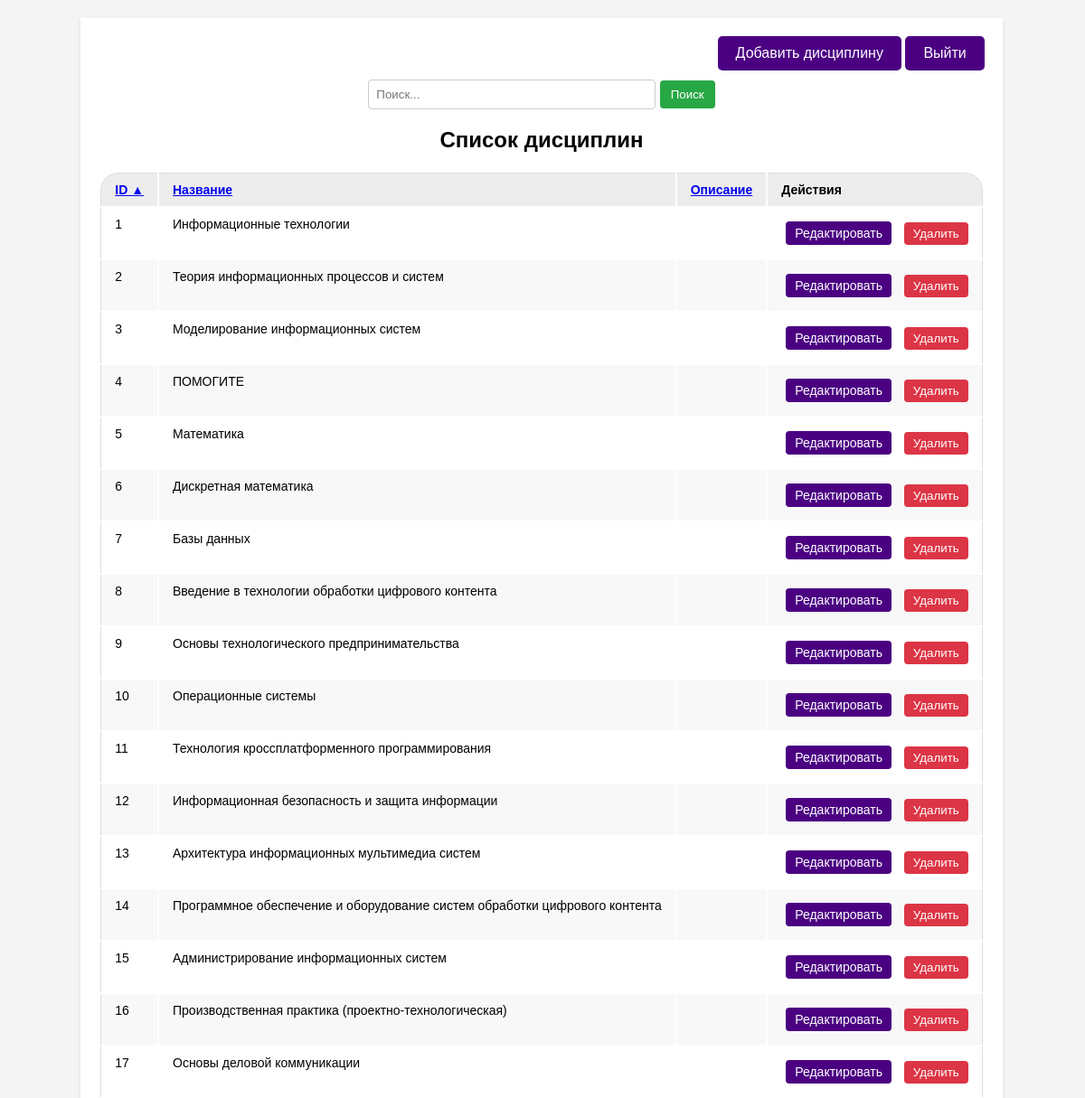
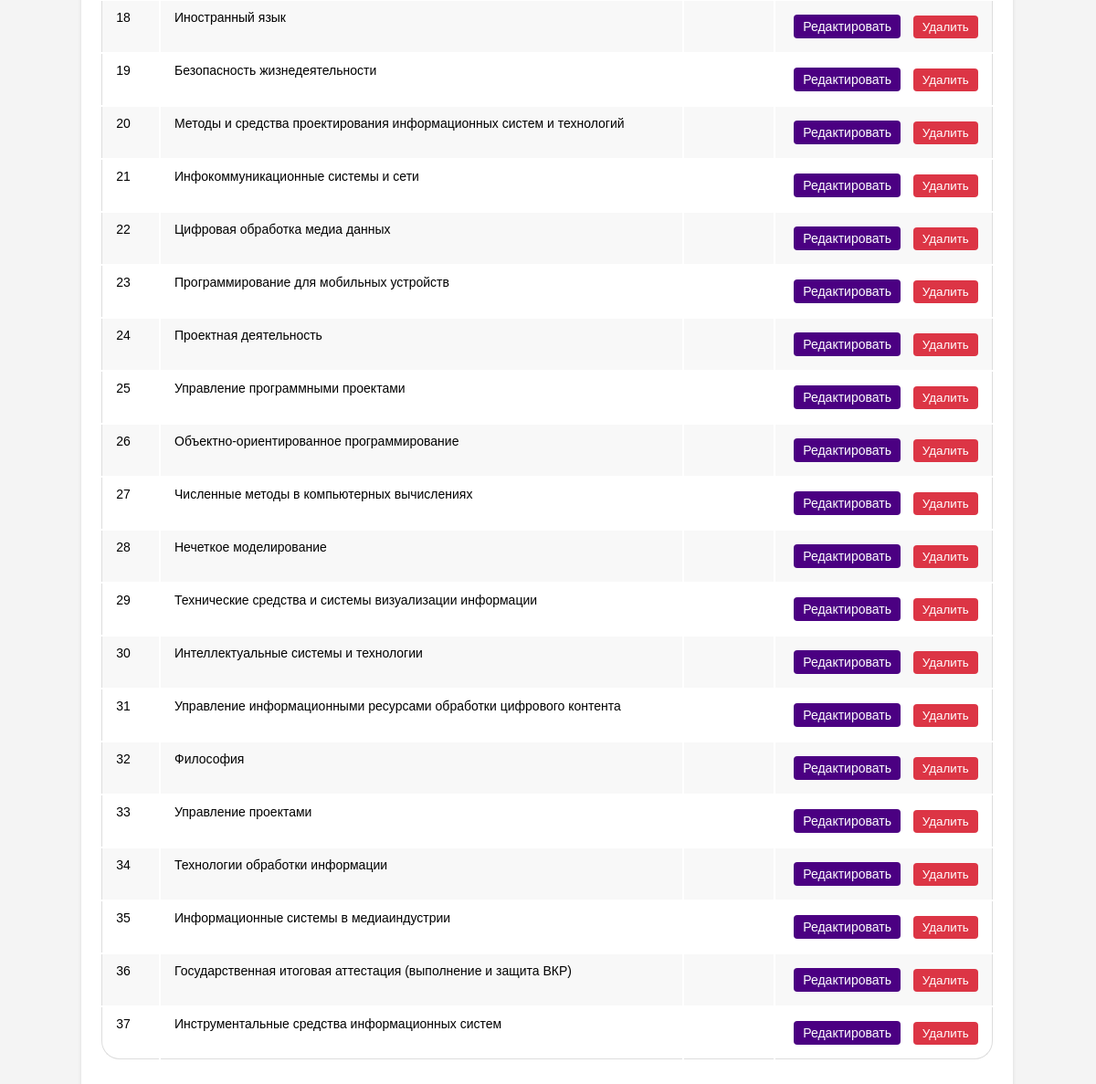
The page /disciplines.php (signed in) on the database its author committed (2 pictures, top to bottom).
### tables this page shows
CREATE TABLE `disciplines` (
  `id` int NOT NULL,
  `name` varchar(255) NOT NULL,
  `description` text
);

### public/backend/disciplines.php (called while the page is built, shortened)
<?php
require_once "backend/db.php";
$search = isset($_GET['search']) ? trim($_GET['search']) : '';
$search = str_replace('*', '%', $search);
$sort = isset($_GET['sort']) ? trim($_GET['sort']) : 'id';
$order = isset($_GET['order']) ? trim($_GET['order']) : 'asc';
try {
    $sql = "SELECT * FROM disciplines";
    $sql .= " ORDER BY $sort $order";
    $stmt = $pdo->prepare($sql);
    $stmt->execute();
    $disciplines = $stmt->fetchAll();
} catch (PDOException $e) {
    echo "Ошибка получения данных: " . $e->getMessage();
    exit();
}
$column_names = [
    'id' => 'ID',
    'name' => 'Название',
    'description' => 'Описание'
];
?>

### public/disciplines.php (the view, shortened to what this page needs)
<?php require_once "backend/disciplines.php"; ?>
<!DOCTYPE html>
<html lang="ru">
<head>
    <link rel="stylesheet" href="style/index.css">
    <link rel="stylesheet" href="style/table.css">
</head>
<body>
    <div class="container">
        <div class="button-container">
            <button class="menu-button" onclick="document.location='create_discipline.php'">Добавить дисциплину</button>
            <button class="menu-button" onclick="document.location='index.php'">Выйти</button>
        </div>
        <div class="search-form">
            <form action="disciplines.php" method="GET">
                <input type="text" name="search" class="search-input" placeholder="Поиск..." value="<?php echo htmlspecialchars($search); ?>">
                <button type="submit" class="search-button">Поиск</button>
            </form>
        </div>
        <h2>Список дисциплин</h2>
        <table class="employee-table">
            <thead>
                <tr>
                    <?php if ($disciplines): ?>
                        <?php
                         $columns = array_keys($disciplines[0]);
                         foreach ($columns as $column): ?>
                            <th>
                                <a href="?sort=<?php echo $column; ?>&order=<?php echo ($sort == $column && $order == 'asc') ? 'desc' : 'asc'; ?>">
                                    <?php echo htmlspecialchars(isset($column_names[$column]) ? $column_names[$column] : $column); ?>
                                    <?php
                                        if ($sort == $column) {
                                            echo ($order == 'asc') ? ' ▲' : ' ▼';
                                        }
                                    ?>
                                </a>
                            </th>
                        <?php endforeach; ?>
                        <?php if (isset($_SESSION['access']) && ($_SESSION['access'] == 'superadmin' || $_SESSION['access'] == 'admin' || $_SESSION['access'] == 'employee')): ?>
                            <th>Действия</th>
                        <?php endif; ?>
                    <?php endif; ?>
                </tr>
            </thead>
            <tbody>
                    <?php if ($disciplines): ?>
                        <?php foreach ($disciplines as $discipline): ?>
                            <tr>
                                <?php foreach ($discipline as $value): ?>
                                    <td><?php echo htmlspecialchars($value); ?></td>
                                <?php endforeach; ?>
                                <?php if (isset($_SESSION['access']) && ($_SESSION['access'] == 'superadmin' || $_SESSION['access'] == 'admin' || $_SESSION['access'] == 'employee')): ?>
                                <td>
                                    <a href="edit_discipline.php?id=<?php echo $discipline['id']; ?>" class="edit-button">Редактировать</a>
                                    <button class="delete-button" onclick="deleteDisciplines(<?php echo $discipline['id']; ?>)">Удалить</button>
                                </td>
                                <?php endif; ?>
                            </tr>
                        <?php endforeach; ?>
                    <?php else: ?>
                        <tr><td colspan="100%">Нет данных.</td></tr>
                    <?php endif; ?>
                </tbody>
        </table>
    </div>
</body>
</html>

### public/style/index.css (style rules this page uses)
body { font-family: sans-serif; margin: 0; padding: 0; background-color: #f4f4f4; display: flex; justify-content: center; min-height: 100vh; }
.container { background-color: #fff; padding: 20px; border-radius: 8; box-shadow: 0 2px 4px rgba(0, 0, 0, 0.1); width: auto; max-width: 1800px; margin: 20px auto; text-align: center; right: 1px; position: relative; z-index: 1; min-width: 70%; }
.menu-button { background-color: #4B0082 ; color: white; padding: 10px 20px; border: none; cursor: pointer; font-size: 16px; border-radius: 5px; }
.edit-button { background-color: #4B0082; color: white; margin: 5px; border: none; padding: 5px 10px; border-radius: 4px; cursor: pointer; margin-right: 5px; text-decoration: none; display: inline-block; }
.delete-button { background-color: #dc3545; color: white; border: none; padding: 5px 10px; border-radius: 4px; cursor: pointer; margin-left: 5px; }
.button-container { text-align: right; margin-bottom: 10px; }
.employee-table { margin: auto; width: auto; border-collapse: collapse; margin-bottom: 20px; }
.employee-table th, .employee-table td { border: 1px solid #ddd; padding: 8px; text-align: left; }
.employee-table th { background-color: #f2f2f2; }
.search-form { text-align: center; margin-bottom: 20px; }
.search-input { padding: 8px; border: 1px solid #ccc; border-radius: 4px; width: 300px; }
.search-button { padding: 8px 12px; background-color: #28a745; color: white; border: none; border-radius: 4px; cursor: pointer; }

### public/style/table.css (style rules this page uses)
.employee-table { width: 100%; border: none; margin-bottom: 20px; border-collapse: separate; }
.employee-table thead th { font-weight: bold; text-align: left; border: none; padding: 10px 15px; background: #EDEDED; font-size: 14px; border-top: 1px solid #ddd; }
.employee-table tr th:first-child, .employee-table tr td:first-child { border-left: 1px solid #ddd; }
.employee-table tr th:last-child, .employee-table tr td:last-child { border-right: 1px solid #ddd; }
.employee-table thead tr th:first-child { border-radius: 20px 0 0 0; }
.employee-table thead tr th:last-child { border-radius: 0 20px 0 0; }
.employee-table tbody td { text-align: left; border: none; padding: 10px 15px; font-size: 14px; vertical-align: top; }
.employee-table tbody tr:nth-child(even) { background: #F8F8F8; }
.employee-table tbody tr:last-child td { border-bottom: 1px solid #ddd; }
.employee-table tbody tr:last-child td:first-child { border-radius: 0 0 0 20px; }
.employee-table tbody tr:last-child td:last-child { border-radius: 0 0 20px 0; }

### rows shown on the page
disciplines: id "1", name "Информационные технологии"
disciplines: id "2", name "Теория информационных процессов и систем"
disciplines: id "3", name "Моделирование информационных систем"
disciplines: id "4", name "ПОМОГИТЕ"
disciplines: id "5", name "Математика"
disciplines: id "6", name "Дискретная математика"
disciplines: id "7", name "Базы данных"
disciplines: id "8", name "Введение в технологии обработки цифрового контента"
disciplines: id "9", name "Основы технологического предпринимательства"
disciplines: id "10", name "Операционные системы"
disciplines: id "11", name "Технология кроссплатформенного программирования"
disciplines: id "12", name "Информационная безопасность и защита информации"
disciplines: id "13", name "Архитектура информационных мультимедиа систем"
disciplines: id "14", name "Программное обеспечение и оборудование систем обработки цифрового контента"
disciplines: id "15", name "Администрирование информационных систем"
disciplines: id "16", name "Производственная практика (проектно-технологическая)"
disciplines: id "17", name "Основы деловой коммуникации"
disciplines: id "18", name "Иностранный язык"
disciplines: id "19", name "Безопасность жизнедеятельности"
disciplines: id "20", name "Методы и средства проектирования информационных систем и технологий"
disciplines: id "21", name "Инфокоммуникационные системы и сети"
disciplines: id "22", name "Цифровая обработка медиа данных"
disciplines: id "23", name "Программирование для мобильных устройств"
disciplines: id "24", name "Проектная деятельность"
disciplines: id "25", name "Управление программными проектами"
disciplines: id "26", name "Объектно-ориентированное программирование"
disciplines: id "27", name "Численные методы в компьютерных вычислениях"
disciplines: id "28", name "Нечеткое моделирование"
disciplines: id "29", name "Технические средства и системы визуализации информации"
disciplines: id "30", name "Интеллектуальные системы и технологии"
disciplines: id "31", name "Управление информационными ресурсами обработки цифрового контента"
disciplines: id "32", name "Философия"
disciplines: id "33", name "Управление проектами"
disciplines: id "34", name "Технологии обработки информации"
disciplines: id "35", name "Информационные системы в медиаиндустрии"
disciplines: id "36", name "Государственная итоговая аттестация (выполнение и защита ВКР)"
disciplines: id "37", name "Инструментальные средства информационных систем"

### other values the page prints
isset($column_names[$column]) ? $column_names[$column] : $column "ID"
isset($column_names[$column]) ? $column_names[$column] : $column "Название"
isset($column_names[$column]) ? $column_names[$column] : $column "Описание"
